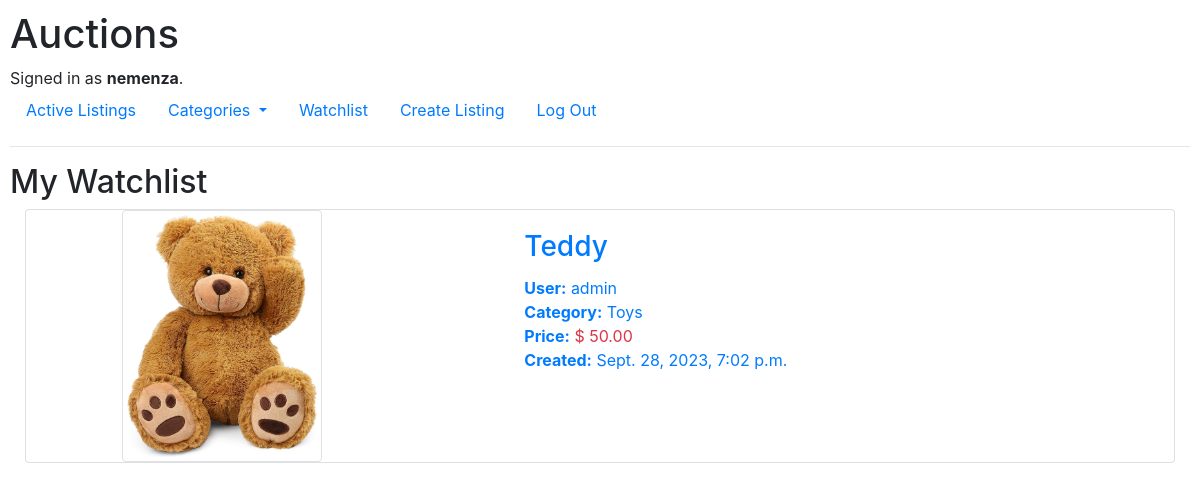
The page /watchlist (signed in) on the database as committed earlier.
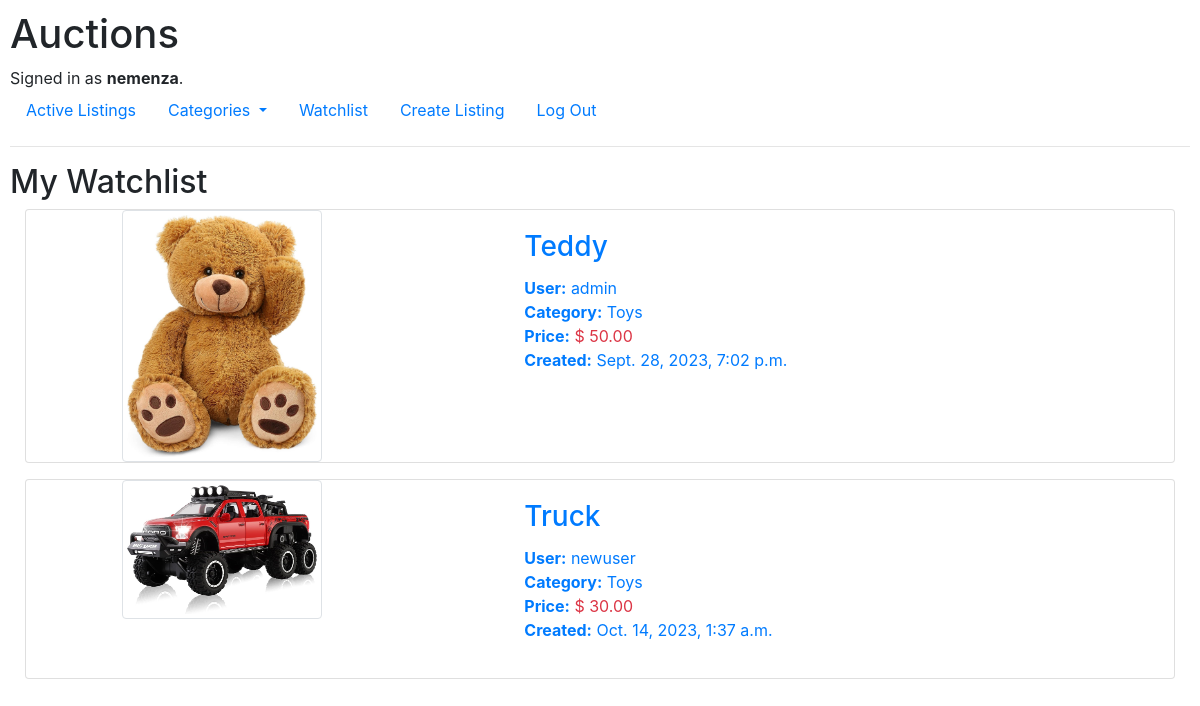
The same page on the database as committed later.
### auctions/models.py (models this page shows, shortened)
class User(AbstractUser):
    pass

class WatchlistItem(models.Model):
    user = models.ForeignKey(User, on_delete=models.CASCADE)
    listing = models.ForeignKey(Listing, on_delete=models.CASCADE)
    class Meta:
        verbose_name = 'Watchlist'

class Listing(models.Model):
    title = models.CharField(max_length=100)
    description = models.TextField(max_length=1000)
    username = models.ForeignKey(
        settings.AUTH_USER_MODEL, on_delete=models.CASCADE)
    starting_bid = models.DecimalField(max_digits=6, decimal_places=2, validators=[
        MinValueValidator(0.50)], blank=False)
    web_page = models.URLField(max_length=200, blank=True)
    img = models.ImageField(null=True, blank=True, upload_to='media/')
    active = models.BooleanField(default=True)
    created_date = models.DateTimeField(auto_now_add=True)
    class Categories(models.TextChoices):
        CLOTHING = 'Clothing'
        TOYS = 'Toys'
        GAMES = 'Games'
        ELECTRONICS = 'Electronics'
        HOME = 'Home'
        SPORTS = 'Sports'
        BEAUTY = 'Beauty'
        BOOKS = 'Books'
        GROCERY = 'Grocery'
        AUTOMOTIVE = 'Automotive'
        HEALTH = 'Health'
    categories = models.CharField(max_length=100, choices=Categories.choices)
    winner = models.ForeignKey(User, null=True, blank=True,
                               related_name="won_listings", on_delete=models.SET_NULL)
    class Meta:
        verbose_name = 'Listing'
        verbose_name_plural = 'Listings'

### auctions/views.py (the view)
# urls.py: path("watchlist", views.get_watchlist, name="watchlist"),
def get_watchlist(request):
    listings = WatchlistItem.objects.all().filter(user_id=request.user)
    list_categories = [c[0] for c in Listing.categories.field.choices]
    context = {"listings": listings, "list_categories": list_categories}
    return render(request, "auctions/watchlist_listing.html", context)

### auctions/templates/auctions/watchlist_listing.html (shortened to what this page needs)
{% extends "auctions/layout.html" %}
{% load static %}
{% block body %}
    <h2>My Watchlist</h2>
    {% for listing in listings %}
    <div class="container-fluid">
        <div class="card mb-3">
            <div class="row no-gutters">
                <div class="col-md-1">
                </div>
                <div class="col-md-4">
                    <a href="{% url "detail" listing.listing.pk %}">
                        <img src="{{listing.listing.img.url}}" alt="{{listing.listing.title}}" class="img-fluid img-thumbnail" width="200">
                    </a>
                </div>
                <div class="col-md-7">
                    <a href="{% url "detail" listing.listing.pk %}">
                        <div class="card-body">
                            <h3 class="card-title">{{listing.listing.title}}</h3>
                            <ul class="list-unstyled">
                                <li><strong>User:</strong> {{listing.listing.username}}</li>
                                <li><strong>Category:</strong> {{listing.listing.categories}}</li>
                                <li><strong>Price:</strong> <span class="text-danger">$ {{listing.listing.starting_bid}}</span></li>
                                <li><strong>Created:</strong> {{listing.listing.created_date}}</li>
                            </ul>
                        </div>
                    </a>
                </div>
            </div>
        </div>
    </div>
</body>
{% endfor %}
{% endblock %}

### auctions/templates/auctions/layout.html (shortened to what this page needs)
{% load static %}
<!DOCTYPE html>
<html lang="en">
    <head>
        <link rel="stylesheet" href="https://stackpath.bootstrapcdn.com/bootstrap/4.4.1/css/bootstrap.min.css">
        <link href="{% static 'auctions/styles.css' %}" rel="stylesheet">
    </head>
    <body>
        <h1>Auctions</h1>
        <div>
            {% if user.is_authenticated %}
                Signed in as <strong>{{ user.username }}</strong>.
            {% else %}
                Not signed in.
            {% endif %}
        </div>
        <ul class="nav">
            <li class="nav-item">
                <a class="nav-link" href="{% url 'index' %}">Active Listings</a>
            </li>
            {% if user.is_authenticated %}
            <li class="nav-item dropdown">
                <a class="nav-link dropdown-toggle" href="#" role="button" data-bs-toggle="dropdown" aria-expanded="false">
                  Categories
                </a>
              </li>
                <li class="nav-item">
                    <a class="nav-link" href="{% url "watchlist" %}">Watchlist</a>
                </li>
                <li class="nav-item">
                    <a class="nav-link" href="{% url "create_listing" %}">Create Listing</a>
                </li>
                <li class="nav-item">
                    <a class="nav-link" href="{% url 'logout' %}">Log Out</a>
                </li>
            {% endif %}
        </ul>
        <hr>
        {% block body %}
        {% endblock %}
    </body>
</html>

### auctions/static/auctions/styles.css (style rules this page uses)
body { padding: 10px; }

Rows that differ between the two databases and show on the page:
added WatchlistItem: listing.img (picture), listing "Truck", listing.username "newuser", listing.categories "Toys", listing.starting_bid "30.00", listing.created_date "Oct. 14, 2023, 1:37 a.m."
